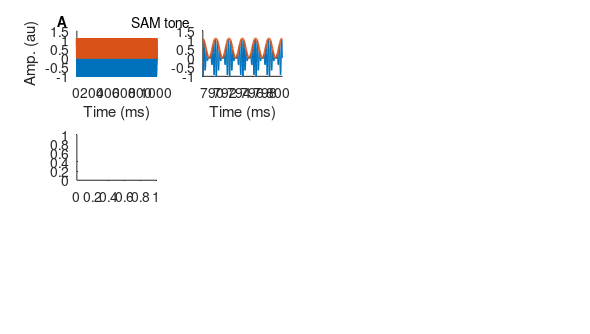

Reproduce this figure in MATLAB. (Note: this script raises an error after producing the figure.)
clear;
clc;

do_save_fig= 0;

%% Common parameters 
fs= 20e3;
stimdur_s= 1;
stimlen= round(fs*stimdur_s);
fc_Hz= 3e3;
mod_depth= 1;
t_stim_ms= (1:stimlen)/stimlen*stimdur_s*1e3;

%% freq params 
fm_Hz= .5e3;
dam_f_start= 2^4;
dam_f_end= 2^10.25;
dam_traj_Hz= 2.^linspace(log2(dam_f_start), log2(dam_f_end), stimlen);

t_dam_x_am_ms= t_stim_ms(dsearchn(dam_traj_Hz(:), fm_Hz));
t_zoom_edge_ms= t_dam_x_am_ms + [-3 3]/fm_Hz*1e3;
t_zoom_inds= t_stim_ms>min(t_zoom_edge_ms) & t_stim_ms<max(t_zoom_edge_ms);

%% create SAM 
sam_stim= (1+mod_depth*sin(2*pi*fm_Hz*t_stim_ms/1e3)).*sin(2*pi*fc_Hz*t_stim_ms/1e3);
sam_stim= sam_stim/max(abs(sam_stim));
sam_stim_env= abs(hilbert(sam_stim));
%% create dAM 

phi_instantaneous= -cumtrapz(dam_traj_Hz)/fs; % Formula for phase in terms of frequency
dam_Mod= cos(2*pi*phi_instantaneous);
dam_Car= sin(2*pi*fc_Hz*t_stim_ms/1e3);
dam_stim= (1-mod_depth*dam_Mod(:))/2.*dam_Car(:);
dam_stim_env= abs(hilbert(dam_stim));

%% define axes 
nSProws= 3;
nSPcols= 4;
carrier_freq_ticks_kHz= 0:5;
mod_freq_tick_kHz= 0:0.5:2;


lw1= 1;
lw2= 1.5;

figSize_cm= [27 3 15 8.5];
figure_prop_name = {'PaperPositionMode','units','Position', 'Renderer'};
figure_prop_val =  { 'auto'            ,'centimeters', figSize_cm, 'painters'};  % [Xcorner Ycorner Xwidth Ywidth]
figure(1);
set(gcf,figure_prop_name,figure_prop_val);

clf;

sp_ax(1)= subplot(nSProws, nSPcols, 1);
hold on
plot(t_stim_ms, sam_stim, 'LineWidth', lw1);
plot(t_stim_ms, sam_stim_env, 'LineWidth', lw2);
xlabel('Time (ms)');
ylabel('Amp. (au)');
ttl_han(1)= text(1.05, 1.2, 'SAM tone', 'Units', 'normalized', 'HorizontalAlignment', 'center');
panel_han(1)= text(-0.24, 1.22, 'A', 'Units', 'normalized', 'HorizontalAlignment', 'left', 'FontWeight', 'bold');


sp_ax(2)= subplot(nSProws, nSPcols, 2);
hold on
plot(t_stim_ms(t_zoom_inds), sam_stim(t_zoom_inds), 'LineWidth', lw1);
plot(t_stim_ms(t_zoom_inds), sam_stim_env(t_zoom_inds), 'LineWidth', lw2);
xlim(t_zoom_edge_ms)
xlabel('Time (ms)');

sp_ax(5)= subplot(nSProws, nSPcols, 5);
helper.plot_dAM_spectrogram(sam_stim, fs);
set(gca, 'YTick', carrier_freq_ticks_kHz, 'XTickLabel', '')
xlabel('');
panel_han(2)= text(-0.24, 1.1, 'B', 'Units', 'normalized', 'HorizontalAlignment', 'left', 'FontWeight', 'bold');

sp_ax(6)= subplot(nSProws, nSPcols, 6);
hold on
[dft_sam_dB, Freq_sam_Hz]= helper.plot_dft(sam_stim, fs, 'plot', false);
plot(dft_sam_dB, Freq_sam_Hz/1e3);
xlim([-50 5]+max(dft_sam_dB));
set(gca, 'YTick', carrier_freq_ticks_kHz, 'XTickLabel', '')

sp_ax(9)= subplot(nSProws, nSPcols, 9);
helper.plot_dAM_spectrogram(sam_stim_env, fs);
set(gca, 'YTick', mod_freq_tick_kHz)
panel_han(3)= text(-0.24, 1.1, 'C', 'Units', 'normalized', 'HorizontalAlignment', 'left', 'FontWeight', 'bold');

sp_ax(10)= subplot(nSProws, nSPcols, 10);
[dft_sam_env_dB, Freq_sam_env_Hz]= helper.plot_dft(sam_stim_env, fs, 'plot', false);
plot(dft_sam_env_dB, Freq_sam_env_Hz/1e3);
xlim([-50 5]+max(dft_sam_env_dB));
set(gca, 'YTick', mod_freq_tick_kHz)
xlabel('DFT Amp (dB)');

%% 
sp_ax(3)= subplot(nSProws, nSPcols, 3);
hold on
plot(t_stim_ms, dam_stim, 'LineWidth', lw1);
plot(t_stim_ms, dam_stim_env, 'LineWidth', lw2);
xlabel('Time (ms)');
ylabel('Amp. (au)');
ttl_han(2)= text(1.05, 1.2, 'dAM tone', 'Units', 'normalized', 'HorizontalAlignment', 'center');
panel_han(4)= text(-0.24, 1.22, 'D', 'Units', 'normalized', 'HorizontalAlignment', 'left', 'FontWeight', 'bold');

sp_ax(4)= subplot(nSProws, nSPcols, 4);
hold on
plot(t_stim_ms(t_zoom_inds), dam_stim(t_zoom_inds), 'LineWidth', lw1);
plot(t_stim_ms(t_zoom_inds), dam_stim_env(t_zoom_inds), 'LineWidth', lw2);
xlim(t_zoom_edge_ms)
xlabel('Time (ms)');

sp_ax(7)= subplot(nSProws, nSPcols, 7);
helper.plot_dAM_spectrogram(dam_stim, fs);
set(gca, 'YTick', carrier_freq_ticks_kHz, 'XTickLabel', '')
xlabel('');
panel_han(5)= text(-0.24, 1.1, 'E', 'Units', 'normalized', 'HorizontalAlignment', 'left', 'FontWeight', 'bold');

sp_ax(8)= subplot(nSProws, nSPcols, 8);
hold on
[dft_dam_dB, Freq_dam_Hz]= helper.plot_dft(dam_stim, fs, 'plot', false);
plot(dft_dam_dB, Freq_dam_Hz/1e3);
xlim([-50 5]+max(dft_dam_dB));
set(gca, 'YTick', carrier_freq_ticks_kHz, 'XTickLabel', '')

sp_ax(11)= subplot(nSProws, nSPcols, 11);
helper.plot_dAM_spectrogram(dam_stim_env, fs);
set(gca, 'YTick', mod_freq_tick_kHz)
panel_han(6)= text(-0.24, 1.1, 'F', 'Units', 'normalized', 'HorizontalAlignment', 'left', 'FontWeight', 'bold');

sp_ax(12)= subplot(nSProws, nSPcols, 12);
[dft_dam_env_dB, Freq_dam_env_Hz]= helper.plot_dft(dam_stim_env, fs, 'plot', false);
plot(dft_dam_env_dB, Freq_dam_env_Hz/1e3);
xlim([-50 5]+max(dft_dam_env_dB));
set(gca, 'YTick', mod_freq_tick_kHz)
xlabel('DFT Amp (dB)');

%% link axis
linkaxes(sp_ax(1:2:11), 'x')
xlim(sp_ax(1), [0 stimdur_s*1e3])

linkaxes(sp_ax(1:4), 'y')
ylim(sp_ax(1), [-1.2 1.2]);

linkaxes(sp_ax(5:8), 'y')
ylim(sp_ax(5), [0 5])

linkaxes(sp_ax(9:12), 'y')
ylim(sp_ax(9), [0 2])

set(findall(gcf,'-property','FontSize'),'FontSize', 8);
set(findall(gcf,'-property','TickDir'),'TickDir', 'both');
set(findall(gcf,'-property','box'),'box', 'off');
set(ttl_han, 'FontSize', 11);
set(panel_han, 'FontSize', 11);
%% 
xc1= .057;
xs= .035;
xs2= .06;
xw= .201;
xc2= xc1+2*xw+xs+xs2;

yc= .11;
yw2= .25;
yw1= .15;
ys1= .05;
ys2= .14;

set(sp_ax(9), 'Units', 'normalized', 'Position', [xc1, yc, xw, yw2])
set(sp_ax(10), 'Units', 'normalized', 'Position', [xc1+xs+xw, yc, xw, yw2])
set(sp_ax(11), 'Units', 'normalized', 'Position', [xc2, yc, xw, yw2])
set(sp_ax(12), 'Units', 'normalized', 'Position', [xc2+xw+xs, yc, xw, yw2])

set(sp_ax(5), 'Units', 'normalized', 'Position', [xc1, yc+yw2+ys1, xw, yw2])
set(sp_ax(6), 'Units', 'normalized', 'Position', [xc1+xs+xw, yc+yw2+ys1, xw, yw2])
set(sp_ax(7), 'Units', 'normalized', 'Position', [xc2, yc+yw2+ys1, xw, yw2])
set(sp_ax(8), 'Units', 'normalized', 'Position', [xc2+xw+xs, yc+yw2+ys1, xw, yw2])

set(sp_ax(1), 'Units', 'normalized', 'Position', [xc1, yc+2*yw2+ys2+ys1, xw, yw1])
set(sp_ax(2), 'Units', 'normalized', 'Position', [xc1+xs+xw, yc+2*yw2+ys2+ys1, xw, yw1])
set(sp_ax(3), 'Units', 'normalized', 'Position', [xc2, yc+2*yw2+ys2+ys1, xw, yw1])
set(sp_ax(4), 'Units', 'normalized', 'Position', [xc2+xw+xs, yc+2*yw2+ys2+ys1, xw, yw1])

%% 
if strcmp(getenv('COMPUTERNAME'), 'NB-VATS-LAB1')
    fig_dir= 'C:\Users\sap245\Google Drive\PostDoc\dAM_MultiSpecies\Figures\';
elseif strcmp(getenv('COMPUTERNAME'), 'DESKTOP-SR5PJKK')
    fig_dir= 'D:\Dropbox\Pitts_files\Aravind_ExpAM\___manuscript\saved_figures\'
else 
    fig_dir= 'G:\My Drive\PostDoc\dAM_MultiSpecies\Figures\';
end

fig_name= [fig_dir 'Fig1_sam_vs_dam'];
if do_save_fig
    print(fig_name, '-dpng', '-r600')
    print([fig_name '_ink'], '-dsvg')
end